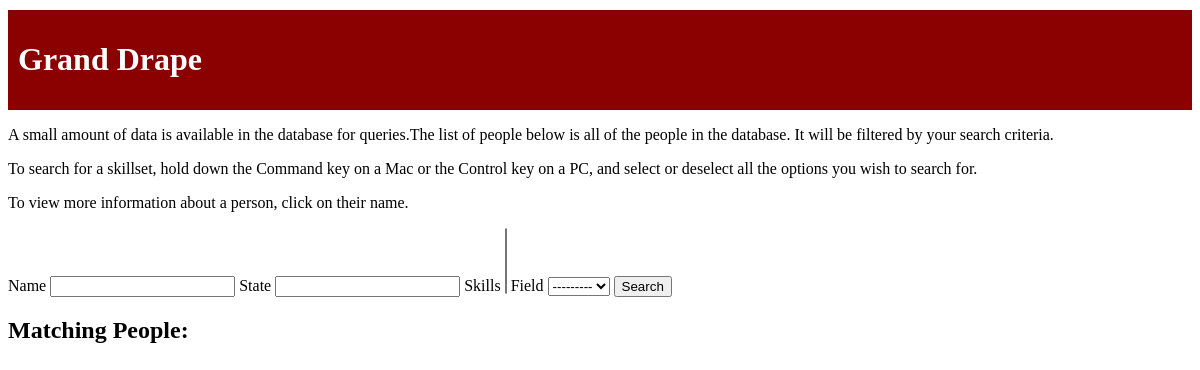
The app's page /people-finder/, older data.
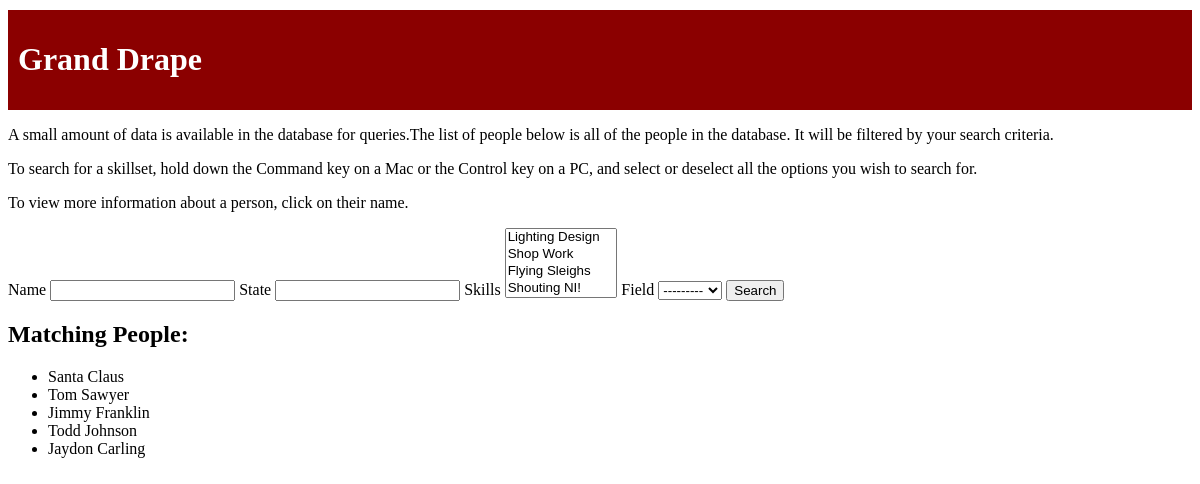
The same page, newer data.
### peopleFinder/models.py (models this page shows)
class Person(models.Model):
    first = models.CharField(max_length=35)
    last = models.CharField(max_length=35)
    phone = models.CharField(max_length=10, default='0000000000')
    email = models.EmailField(max_length=254, default='None')
    state = models.CharField(max_length=2, default='ZZ')
    def __str__(self):
        return "%s %s" %(self.first, self.last)

### peopleFinder/views.py (the view)
class IndexView(ListView):
    template_name = 'peopleFinder/index.html'
    def get_form(self):
        if hasattr(self, 'form'):
            return self.form
        self.form = PeopleFinderForm(self.request.GET)
        return self.form
    def get_queryset(self):
        queryset = Person.objects.all()
        form = self.get_form()
        if form.is_valid():
            queryset = form.filter_queryset(queryset)
        return queryset

### peopleFinder/forms.py (called while the page is built)
    def filter_queryset(self, queryset):
        if self.cleaned_data['name']:
            name = self.cleaned_data['name']
            queryset = queryset.filter(Q(first__icontains=name) |
                                       Q(last__icontains=name))
        if self.cleaned_data['state']:
            state = self.cleaned_data['state']
            queryset = queryset.filter(state__icontains=state)
        if self.cleaned_data['skills']:
            skills = self.cleaned_data['skills']
            for skill in skills:
                queryset = queryset.filter(skill_set=skill)
        if self.cleaned_data['field']:
            field = self.cleaned_data['field']
            queryset = queryset.filter(field_set=field)
        return queryset

### peopleFinder/models.py (called while the page is built)
    def __str__(self):
        return self.skill_name

    def __str__(self):
        return self.field_name

### peopleFinder/templates/peopleFinder/index.html (shortened to what this page needs)
{% extends 'peopleFinder/base.html' %}
{% block content %}
<p>A small amount of data is available in the database for queries.The list of people below is all of the people in the database. It will be filtered by your search criteria.</p>
<p>To search for a skillset, hold down the Command key on a Mac or the Control key on a PC, and select or deselect all the options you wish to search for.</p>
<p>To view more information about a person, click on their name.</p>
{% with view.get_form as form %}
<form method='GET'>
    <label>
        {{ form.name.label }}
        {{ form.name }}
    </label>
    <label>
        {{ form.state.label }}
        {{ form.state }}
    </label>
    <label>
        {{ form.skills.label }}
        {{ form.skills }}
    </label>
    <label>
        {{ form.field.label }}
        {{ form.field }}
    </label>
    <button type='submit'>Search</button>
</form>
{% endwith %}
<h2>Matching People:</h2>
<ul>
    {% for person in object_list %}
        <li class='clickable-li' onclick='openPersonModal({{ person.pk }})'>{{ person }}</li>
    {% endfor %}
</ul>
{% endblock content %}

### peopleFinder/templates/peopleFinder/base.html (shortened to what this page needs)
{% load static %}
<!DOCTYPE html>
<html>
    <head>
        <link rel="stylesheet" type="text/css" href="{% static 'peopleFinder/style.css' %}"/>
    </head>
    <body>
        <div id="header">
            <h1 id="title">Grand Drape</h1>
        </div>
        {% block content %}
        {% endblock content %}
    </body>
</html>

### peopleFinder/static/peopleFinder/style.css (style rules this page uses)
#header { background-color: darkred; padding: 10px; margin: 10px 0px; border: 0px; }
#title { color: white; }
.clickable-li { cursor: pointer; }

Row changes from the older to the newer data that the page shows:
added Person: first+last "Santa Claus"
added Person: first+last "Tom Sawyer"
added Person: first+last "Jimmy Franklin"
added Person: first+last "Todd Johnson"
added Person: first+last "Jaydon Carling"
Text that changed along with them:
form field skills: (not shown) → "Lighting Design / Shop Work / Flying Sleighs / Shouting NI!"
